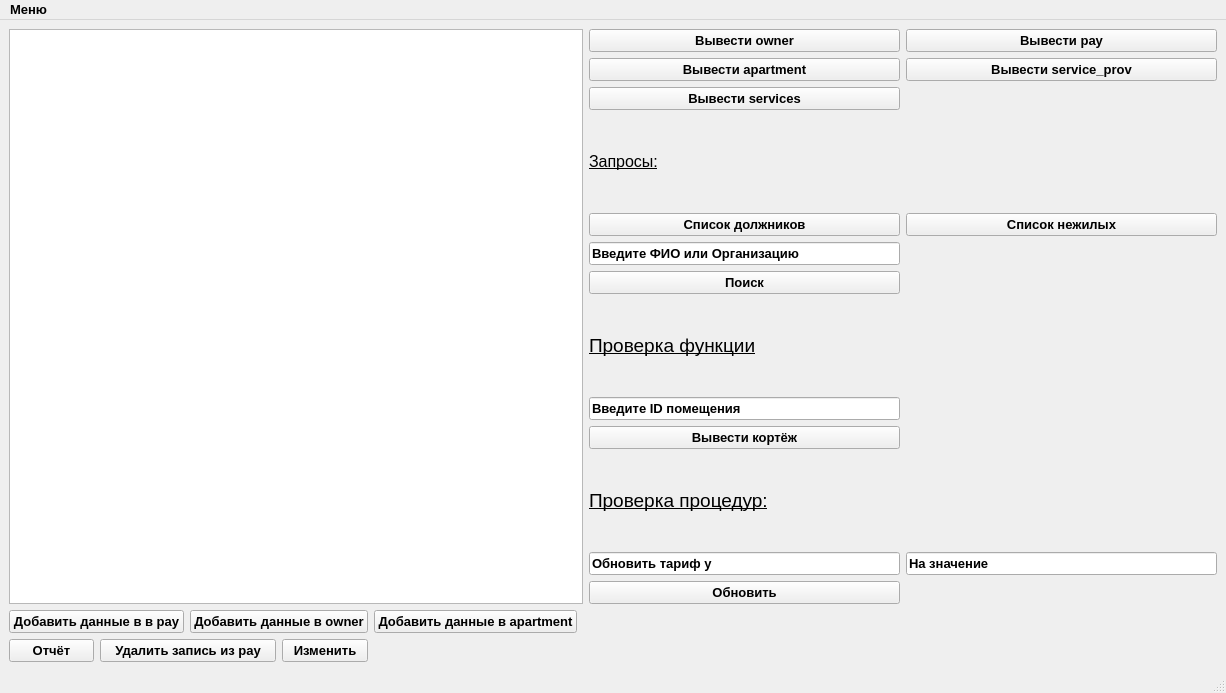
<?xml version="1.0" encoding="UTF-8"?>
<ui version="4.0">
 <class>MainWindow</class>
 <widget class="QMainWindow" name="MainWindow">
  <property name="geometry">
   <rect>
    <x>0</x>
    <y>0</y>
    <width>1226</width>
    <height>693</height>
   </rect>
  </property>
  <property name="font">
   <font>
    <pointsize>10</pointsize>
    <bold>true</bold>
   </font>
  </property>
  <property name="windowTitle">
   <string>Клиентское приложение</string>
  </property>
  <property name="windowIcon">
   <iconset>
    <normaloff>../build-Kursovaya-Desktop_Qt_6_2_2_MinGW_64_bit-Debug/png-transparent-computer-icons-big-data-database-data-base-angle-rectangle-black.ico</normaloff>../build-Kursovaya-Desktop_Qt_6_2_2_MinGW_64_bit-Debug/png-transparent-computer-icons-big-data-database-data-base-angle-rectangle-black.ico</iconset>
  </property>
  <property name="styleSheet">
   <string notr="true"/>
  </property>
  <property name="toolButtonStyle">
   <enum>Qt::ToolButtonIconOnly</enum>
  </property>
  <widget class="QWidget" name="centralwidget">
   <layout class="QGridLayout" name="gridLayout">
    <item row="16" column="3" colspan="2">
     <widget class="QPushButton" name="insert_owner">
      <property name="font">
       <font>
        <pointsize>10</pointsize>
        <bold>true</bold>
       </font>
      </property>
      <property name="styleSheet">
       <string notr="true"/>
      </property>
      <property name="text">
       <string>Добавить данные в owner</string>
      </property>
     </widget>
    </item>
    <item row="46" column="2" colspan="2">
     <widget class="QPushButton" name="pushButton_3">
      <property name="font">
       <font>
        <pointsize>10</pointsize>
        <bold>true</bold>
       </font>
      </property>
      <property name="styleSheet">
       <string notr="true"/>
      </property>
      <property name="text">
       <string>Удалить запись из pay</string>
      </property>
     </widget>
    </item>
    <item row="0" column="8">
     <widget class="QPushButton" name="show_owner">
      <property name="font">
       <font>
        <pointsize>10</pointsize>
        <bold>true</bold>
       </font>
      </property>
      <property name="styleSheet">
       <string notr="true"/>
      </property>
      <property name="text">
       <string>Вывести owner</string>
      </property>
     </widget>
    </item>
    <item row="0" column="1" rowspan="13" colspan="7">
     <widget class="QTableView" name="tableView">
      <property name="mouseTracking">
       <bool>true</bool>
      </property>
      <property name="styleSheet">
       <string notr="true">.root{
    -fx-background-color: #262626;
}

.table-view{
   -fx-background-color: transparent;
}

.table-view:focused{
    -fx-background-color: transparent;
}

/* Spaltenköpfe
    Struktur column-header-background -&gt; column-header */

.table-view .column-header-background{
    -fx-background-color: linear-gradient(#131313 0%, #424141 100%);
}

.table-view .column-header-background .label{
    -fx-background-color: transparent;
    -fx-text-fill: white;
}

.table-view .column-header {
    -fx-background-color: transparent;
}

.table-view .table-cell{
    -fx-text-fill: white;
}

.table-row-cell{
    -fx-background-color: -fx-table-cell-border-color, #616161;
    -fx-background-insets: 0, 0 0 1 0;
    -fx-padding: 0.0em; /* 0 */
}

.table-row-cell:odd{
    -fx-background-color: -fx-table-cell-border-color, #424242;
    -fx-background-insets: 0, 0 0 1 0;
    -fx-padding: 0.0em; /* 0 */  
}

.table-row-cell:selected {
    -fx-background-color: #005797;
    -fx-background-insets: 0;
    -fx-background-radius: 1;
}

.table-view &gt; .virtual-flow &gt; .scroll-bar:vertical,
.table-view &gt; .virtual-flow &gt; .scroll-bar:vertical &gt; .track,
.table-view &gt; .virtual-flow &gt; .scroll-bar:vertical &gt; .track-background, 
.table-view &gt; .virtual-flow &gt; .scroll-bar:horizontal,
.table-view &gt; .virtual-flow &gt; .scroll-bar:horizontal &gt; .track,
.table-view &gt; .virtual-flow &gt; .scroll-bar:horizontal &gt; .track-background {
    -fx-background-color: transparent;
}



.table-view &gt; .virtual-flow &gt; .scroll-bar &gt; .increment-button, 
.table-view &gt; .virtual-flow &gt; .scroll-bar &gt; .decrement-button {
    -fx-opacity: 0;
}</string>
      </property>
      <property name="sortingEnabled">
       <bool>true</bool>
      </property>
     </widget>
    </item>
    <item row="16" column="5" colspan="2">
     <widget class="QPushButton" name="pushButton_7">
      <property name="font">
       <font>
        <pointsize>10</pointsize>
        <bold>true</bold>
       </font>
      </property>
      <property name="styleSheet">
       <string notr="true"/>
      </property>
      <property name="text">
       <string>Добавить данные в apartment</string>
      </property>
     </widget>
    </item>
    <item row="46" column="1">
     <widget class="QPushButton" name="pushButton_5">
      <property name="font">
       <font>
        <pointsize>10</pointsize>
        <bold>true</bold>
       </font>
      </property>
      <property name="styleSheet">
       <string notr="true"/>
      </property>
      <property name="text">
       <string>Отчёт</string>
      </property>
     </widget>
    </item>
    <item row="46" column="4">
     <widget class="QPushButton" name="pushButton_4">
      <property name="font">
       <font>
        <pointsize>10</pointsize>
        <bold>true</bold>
       </font>
      </property>
      <property name="styleSheet">
       <string notr="true"/>
      </property>
      <property name="text">
       <string>Изменить</string>
      </property>
     </widget>
    </item>
    <item row="16" column="1" colspan="2">
     <widget class="QPushButton" name="pushButton_2">
      <property name="font">
       <font>
        <pointsize>10</pointsize>
        <bold>true</bold>
       </font>
      </property>
      <property name="styleSheet">
       <string notr="true"/>
      </property>
      <property name="text">
       <string>Добавить данные в в pay</string>
      </property>
     </widget>
    </item>
    <item row="0" column="9">
     <widget class="QPushButton" name="pushButton">
      <property name="font">
       <font>
        <pointsize>10</pointsize>
        <bold>true</bold>
       </font>
      </property>
      <property name="styleSheet">
       <string notr="true"/>
      </property>
      <property name="text">
       <string>Вывести pay</string>
      </property>
     </widget>
    </item>
    <item row="1" column="8">
     <widget class="QPushButton" name="show_apartment">
      <property name="font">
       <font>
        <pointsize>10</pointsize>
        <bold>true</bold>
       </font>
      </property>
      <property name="styleSheet">
       <string notr="true"/>
      </property>
      <property name="text">
       <string>Вывести apartment</string>
      </property>
     </widget>
    </item>
    <item row="1" column="9">
     <widget class="QPushButton" name="show_serv_prov">
      <property name="font">
       <font>
        <pointsize>10</pointsize>
        <bold>true</bold>
       </font>
      </property>
      <property name="styleSheet">
       <string notr="true"/>
      </property>
      <property name="text">
       <string>Вывести service_prov</string>
      </property>
     </widget>
    </item>
    <item row="2" column="8">
     <widget class="QPushButton" name="show_serv">
      <property name="font">
       <font>
        <pointsize>10</pointsize>
        <bold>true</bold>
       </font>
      </property>
      <property name="styleSheet">
       <string notr="true"/>
      </property>
      <property name="text">
       <string>Вывести services</string>
      </property>
     </widget>
    </item>
    <item row="3" column="8">
     <widget class="QLabel" name="label">
      <property name="font">
       <font>
        <pointsize>12</pointsize>
        <bold>false</bold>
        <underline>true</underline>
       </font>
      </property>
      <property name="text">
       <string>Запросы:</string>
      </property>
     </widget>
    </item>
    <item row="4" column="8">
     <widget class="QPushButton" name="pushButton_6">
      <property name="font">
       <font>
        <pointsize>10</pointsize>
        <bold>true</bold>
       </font>
      </property>
      <property name="styleSheet">
       <string notr="true"/>
      </property>
      <property name="text">
       <string>Список должников</string>
      </property>
     </widget>
    </item>
    <item row="5" column="8">
     <widget class="QLineEdit" name="fio_or_organization">
      <property name="text">
       <string>Введите ФИО или Организацию</string>
      </property>
     </widget>
    </item>
    <item row="6" column="8">
     <widget class="QPushButton" name="filter_owner">
      <property name="text">
       <string>Поиск</string>
      </property>
     </widget>
    </item>
    <item row="7" column="8">
     <widget class="QLabel" name="label_2">
      <property name="font">
       <font>
        <pointsize>14</pointsize>
        <bold>false</bold>
        <underline>true</underline>
       </font>
      </property>
      <property name="text">
       <string>Проверка функции</string>
      </property>
     </widget>
    </item>
    <item row="8" column="8">
     <widget class="QLineEdit" name="apart_id">
      <property name="text">
       <string>Введите ID помещения</string>
      </property>
     </widget>
    </item>
    <item row="9" column="8">
     <widget class="QPushButton" name="pushButton_9">
      <property name="text">
       <string>Вывести кортёж</string>
      </property>
     </widget>
    </item>
    <item row="4" column="9">
     <widget class="QPushButton" name="pushButton_8">
      <property name="font">
       <font>
        <pointsize>10</pointsize>
        <bold>true</bold>
        <underline>false</underline>
        <strikeout>false</strikeout>
       </font>
      </property>
      <property name="styleSheet">
       <string notr="true"/>
      </property>
      <property name="text">
       <string>Список нежилых</string>
      </property>
     </widget>
    </item>
    <item row="10" column="8">
     <widget class="QLabel" name="label_3">
      <property name="font">
       <font>
        <pointsize>14</pointsize>
        <bold>false</bold>
        <underline>true</underline>
       </font>
      </property>
      <property name="text">
       <string>Проверка процедур:</string>
      </property>
     </widget>
    </item>
    <item row="11" column="8">
     <widget class="QLineEdit" name="type_serv">
      <property name="text">
       <string>Обновить тариф у</string>
      </property>
     </widget>
    </item>
    <item row="11" column="9">
     <widget class="QLineEdit" name="value_tarif">
      <property name="text">
       <string>На значение</string>
      </property>
     </widget>
    </item>
    <item row="12" column="8">
     <widget class="QPushButton" name="pushButton_10">
      <property name="text">
       <string>Обновить</string>
      </property>
     </widget>
    </item>
   </layout>
  </widget>
  <widget class="QMenuBar" name="menubar">
   <property name="geometry">
    <rect>
     <x>0</x>
     <y>0</y>
     <width>1226</width>
     <height>26</height>
    </rect>
   </property>
   <widget class="QMenu" name="menu">
    <property name="title">
     <string>Меню</string>
    </property>
    <addaction name="action"/>
   </widget>
   <addaction name="menu"/>
  </widget>
  <widget class="QStatusBar" name="statusbar"/>
  <action name="action">
   <property name="text">
    <string>Соединение с БД</string>
   </property>
  </action>
 </widget>
 <resources/>
 <connections/>
</ui>
